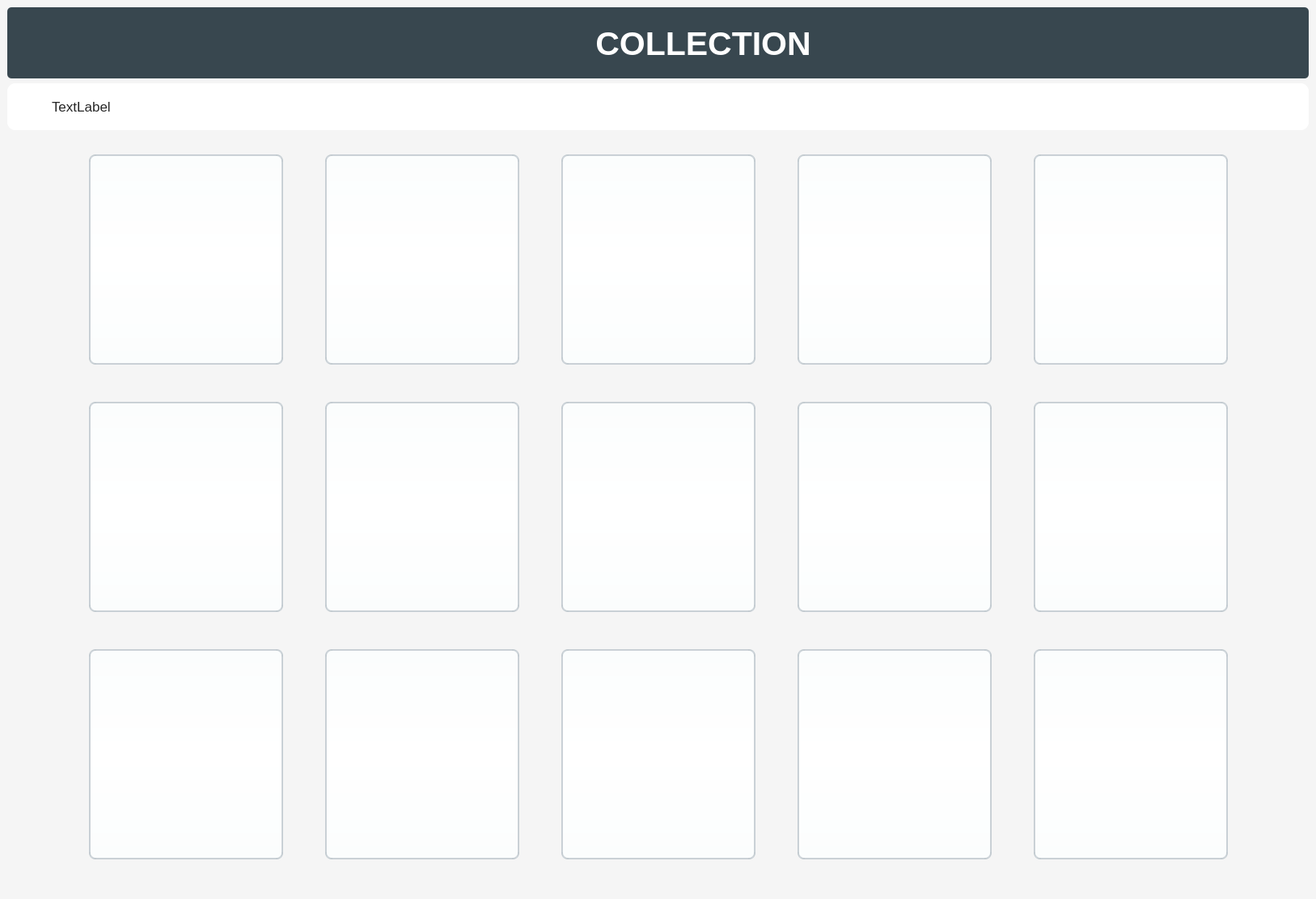
<?xml version="1.0" encoding="UTF-8"?>
<ui version="4.0">
 <class>MainWindow</class>
 <widget class="QMainWindow" name="MainWindow">
  <property name="geometry">
   <rect>
    <x>0</x>
    <y>0</y>
    <width>1627</width>
    <height>1112</height>
   </rect>
  </property>
  <property name="windowTitle">
   <string>MainWindow</string>
  </property>
  <property name="styleSheet">
   <string notr="true">
QMainWindow {
    background-color:#f5f5f5;
}
QPushButton, QToolButton, QCommandLinkButton{
    padding: 0 5px 0 5px;
    border-style: solid;
    border-top-color: qlineargradient(spread:pad, x1:0, y1:0, x2:0, y2:1, stop:0 #c1c9cf, stop:1 #d2d8dd);
    border-right-color: qlineargradient(spread:pad, x1:1, y1:0, x2:0, y2:0, stop:0 #c1c9cf, stop:1 #d2d8dd);
    border-bottom-color: qlineargradient(spread:pad, x1:0, y1:1, x2:0, y2:0, stop:0 #c1c9cf, stop:1 #d2d8dd);
    border-left-color: qlineargradient(spread:pad, x1:0, y1:0, x2:1, y2:0, stop:0 #c1c9cf, stop:1 #d2d8dd);
    border-width: 2px;
    border-radius: 8px;
    color: #616161;
    font-weight: bold;
    background-color: qlineargradient(spread:pad, x1:0.5, y1:0, x2:0.5, y2:1, stop:0 #fbfdfd, stop:0.5 #ffffff, stop:1 #fbfdfd);
}
QPushButton::default, QToolButton::default, QCommandLinkButton::default{
    border: 2px solid transparent;
    color: #FFFFFF;
    background-color: qlineargradient(spread:pad, x1:0.5, y1:0, x2:0.5, y2:1, stop:0 #84afe5, stop:1 #1168e4);
}
QPushButton:hover, QToolButton:hover, QCommandLinkButton:hover{
    color: #3d3d3d;
}
QPushButton:pressed, QToolButton:pressed, QCommandLinkButton:pressed{
    color: #aeaeae;
    background-color: qlineargradient(spread:pad, x1:0.5, y1:0, x2:0.5, y2:1, stop:0 #ffffff, stop:0.5 #fbfdfd, stop:1 #ffffff);
}
QPushButton:disabled, QToolButton:disabled, QCommandLinkButton:disabled{
    color: #616161;
    background-color: qlineargradient(spread:pad, x1:0.5, y1:0, x2:0.5, y2:1, stop:0 #dce7eb, stop:0.5 #e0e8eb, stop:1 #dee7ec);
}
QLineEdit, QTextEdit, QPlainTextEdit, QSpinBox, QDoubleSpinBox, QTimeEdit, QDateEdit, QDateTimeEdit {
    border-width: 2px;
    border-radius: 8px;
    border-style: solid;
    border-top-color: qlineargradient(spread:pad, x1:0.5, y1:1, x2:0.5, y2:0, stop:0 #c1c9cf, stop:1 #d2d8dd);
    border-right-color: qlineargradient(spread:pad, x1:0, y1:0, x2:1, y2:0, stop:0 #c1c9cf, stop:1 #d2d8dd);
    border-bottom-color: qlineargradient(spread:pad, x1:0.5, y1:0, x2:0.5, y2:1, stop:0 #c1c9cf, stop:1 #d2d8dd);
    border-left-color: qlineargradient(spread:pad, x1:1, y1:0, x2:0, y2:0, stop:0 #c1c9cf, stop:1 #d2d8dd);
    background-color: #f4f4f4;
    color: #3d3d3d;
}
QLineEdit:focus, QTextEdit:focus, QPlainTextEdit:focus, QSpinBox:focus, QDoubleSpinBox:focus, QTimeEdit:focus, QDateEdit:focus, QDateTimeEdit:focus {
    border-width: 2px;
    border-radius: 8px;
    border-style: solid;
    border-top-color: qlineargradient(spread:pad, x1:0.5, y1:1, x2:0.5, y2:0, stop:0 #85b7e3, stop:1 #9ec1db);
    border-right-color: qlineargradient(spread:pad, x1:0, y1:0, x2:1, y2:0, stop:0 #85b7e3, stop:1 #9ec1db);
    border-bottom-color: qlineargradient(spread:pad, x1:0.5, y1:0, x2:0.5, y2:1, stop:0 #85b7e3, stop:1 #9ec1db);
    border-left-color: qlineargradient(spread:pad, x1:1, y1:0, x2:0, y2:0, stop:0 #85b7e3, stop:1 #9ec1db);
    background-color: #f4f4f4;
    color: #3d3d3d;
}
QLineEdit:disabled, QTextEdit:disabled, QPlainTextEdit:disabled, QSpinBox:disabled, QDoubleSpinBox:disabled, QTimeEdit:disabled, QDateEdit:disabled, QDateTimeEdit:disabled {
    color: #b9b9b9;
}
QSpinBox::up-button, QDoubleSpinBox::up-button, QTimeEdit::up-button, QDateEdit::up-button, QDateTimeEdit::up-button {
    subcontrol-origin: padding;
    subcontrol-position: top right;
    width: 15px;
    color: #272727;
    border-left-width: 1px;
    border-left-color: darkgray;
    border-left-style: solid;
    border-top-right-radius: 3px;
    padding: 3px;
}
QSpinBox::down-button, QDoubleSpinBox::down-button, QTimeEdit::down-button, QDateEdit::down-button, QDateTimeEdit::down-button {
    subcontrol-origin: padding;
    subcontrol-position: bottom right;
    width: 15px;
    color: #272727;
    border-left-width: 1px;
    border-left-color: darkgray;
    border-left-style: solid;
    border-bottom-right-radius: 3px;
    padding: 3px;
}
QSpinBox::up-button:pressed, QDoubleSpinBox::up-button:pressed, QTimeEdit::up-button:pressed, QDateEdit::up-button:pressed, QDateTimeEdit::up-button:pressed {
    color: #aeaeae;
    background-color: qlineargradient(spread:pad, x1:0.5, y1:0, x2:0.5, y2:1, stop:0 #ffffff, stop:0.5 #fbfdfd, stop:1 #ffffff);
}
QSpinBox::down-button:pressed, QDoubleSpinBox::down-button:pressed, QTimeEdit::down-button:pressed, QDateEdit::down-button:pressed, QDateTimeEdit::down-button:pressed {
    color: #aeaeae;
    background-color: qlineargradient(spread:pad, x1:0.5, y1:0, x2:0.5, y2:1, stop:0 #ffffff, stop:0.5 #fbfdfd, stop:1 #ffffff);
}
QSpinBox::up-button:hover, QDoubleSpinBox::up-button:hover, QTimeEdit::up-button:hover, QDateEdit::up-button:hover, QDateTimeEdit::up-button:hover {
    color: #FFFFFF;
    border-top-right-radius: 5px;
    background-color: qlineargradient(spread:pad, x1:0.5, y1:0, x2:0.5, y2:1, stop:0 #84afe5, stop:1 #1168e4);
    
}
QSpinBox::down-button:hover, QDoubleSpinBox::down-button:hover, QTimeEdit::down-button:hover, QDateEdit::down-button:hover, QDateTimeEdit::down-button:hover {
    color: #FFFFFF;
    border-bottom-right-radius: 5px;
    background-color: qlineargradient(spread:pad, x1:0.5, y1:0, x2:0.5, y2:1, stop:0 #84afe5, stop:1 #1168e4);
}
QSpinBox::up-arrow, QDoubleSpinBox::up-arrow, QTimeEdit::up-arrow, QDateEdit::up-arrow, QDateTimeEdit::up-arrow {
    image: url(/usr/share/icons/Adwaita/16x16/actions/go-up-symbolic.symbolic.png);
}
QSpinBox::down-arrow, QDoubleSpinBox::down-arrow, QTimeEdit::down-arrow, QDateEdit::down-arrow, QDateTimeEdit::down-arrow {
    image: url(/usr/share/icons/Adwaita/16x16/actions/go-down-symbolic.symbolic.png);
}
QProgressBar {
    max-height: 8px;
    text-align: center;
    font: italic bold 11px;
    color: #3d3d3d;
    border: 1px solid transparent;
    border-radius:4px;
    background-color: qlineargradient(spread:pad, x1:0, y1:0, x2:0, y2:1, stop:0 #ddd5d5, stop:0.5 #dad3d3, stop:1 #ddd5d5);
}
QProgressBar::chunk {
    background-color: qlineargradient(spread:pad, x1:0, y1:0, x2:0, y2:1, stop:0 #467dd1, stop:0.5 #3b88fc, stop:1 #467dd1);
    border-radius: 4px;
}
QProgressBar:disabled {
    color: #616161;
}
QProgressBar::chunk:disabled {
    background-color: #aeaeae;
}
QSlider::groove {
    border: 1px solid #bbbbbb;
    background-color: #52595d;
    border-radius: 4px;
}
QSlider::groove:horizontal {
    height: 6px;
}
QSlider::groove:vertical {
    width: 6px;
}
QSlider::handle:horizontal {
    background: #ffffff;
    border-style: solid;
    border-width: 1px;
    border-color: rgb(207,207,207);
    width: 12px;
    margin: -5px 0;
    border-radius: 7px;
}
QSlider::handle:vertical {
    background: #ffffff;
    border-style: solid;
    border-width: 1px;
    border-color: rgb(207,207,207);
    height: 12px;
    margin: 0 -5px;
    border-radius: 7px;
}
QSlider::add-page, QSlider::sub-page {
    border: 1px transparent;
    background-color: #52595d;
    border-radius: 4px;
}
QSlider::add-page:horizontal {
    background: qlineargradient(spread:pad, x1:0, y1:0, x2:0, y2:1, stop:0 #ddd5d5, stop:0.5 #dad3d3, stop:1 #ddd5d5);
}
QSlider::sub-page:horizontal {
    background-color: qlineargradient(spread:pad, x1:0, y1:0, x2:1, y2:0, stop:0 #467dd1, stop:0.5 #3b88fc, stop:1 #467dd1);
}
QSlider::add-page:vertical {
    background-color: qlineargradient(spread:pad, x1:0, y1:0, x2:0, y2:1, stop:0 #467dd1, stop:0.5 #3b88fc, stop:1 #467dd1);
}
QSlider::sub-page:vertical {
    background: qlineargradient(spread:pad, x1:0, y1:0, x2:1, y2:0, stop:0 #ddd5d5, stop:0.5 #dad3d3, stop:1 #ddd5d5);
}
QSlider::add-page:horizontal:disabled, QSlider::sub-page:horizontal:disabled, QSlider::add-page:vertical:disabled, QSlider::sub-page:vertical:disabled {
    background: #b9b9b9;
}
QComboBox, QFontComboBox {
    border-width: 2px;
    border-radius: 8px;
    border-style: solid;
    border-top-color: qlineargradient(spread:pad, x1:0.5, y1:1, x2:0.5, y2:0, stop:0 #c1c9cf, stop:1 #d2d8dd);
    border-right-color: qlineargradient(spread:pad, x1:0, y1:0, x2:1, y2:0, stop:0 #c1c9cf, stop:1 #d2d8dd);
    border-bottom-color: qlineargradient(spread:pad, x1:0.5, y1:0, x2:0.5, y2:1, stop:0 #c1c9cf, stop:1 #d2d8dd);
    border-left-color: qlineargradient(spread:pad, x1:1, y1:0, x2:0, y2:0, stop:0 #c1c9cf, stop:1 #d2d8dd);
    background-color: #f4f4f4;
    color: #272727;
    padding-left: 5px;
}
QComboBox:editable, QComboBox:!editable, QComboBox::drop-down:editable, QComboBox:!editable:on, QComboBox::drop-down:editable:on {
    background: #ffff;
}
QComboBox::drop-down {
    subcontrol-origin: padding;
    subcontrol-position: top right;
    width: 15px;
    color: #272727;
    border-left-width: 1px;
    border-left-color: darkgray;
    border-left-style: solid;
    border-top-right-radius: 3px;
    border-bottom-right-radius: 3px;
}
QComboBox::down-arrow {
    image: url(/usr/share/icons/Adwaita/16x16/actions/go-down-symbolic.symbolic.png); /*Adawaita icon thene*/
}

QComboBox::down-arrow:on {
    top: 1px;
    left: 1px;
}
QComboBox QAbstractItemView {
    border: 1px solid darkgray;
    border-radius: 8px;
    selection-background-color: #dadada;
    selection-color: #272727;
    color: #272727;
    background: white;
}
QLabel, QCheckBox, QRadioButton {
    color: #272727;
}
QCheckBox {
    padding: 2px;
}
QCheckBox:disabled, QRadioButton:disabled {
    color: #808086;
    padding: 2px;
}

QCheckBox:hover {
    border-radius:4px;
    border-style:solid;
    padding-left: 1px;
    padding-right: 1px;
    padding-bottom: 1px;
    padding-top: 1px;
    border-width:1px;
    border-color: transparent;
}
QCheckBox::indicator:checked {
    image: url(/usr/share/icons/Adwaita/16x16/actions/object-select-symbolic.symbolic.png);
    height: 15px;
    width: 15px;
    border-style:solid;
    border-width: 1px;
    border-color: #48a5fd;
    color: #ffffff;
    border-radius: 3px;
    background-color: qlineargradient(spread:pad, x1:0, y1:0, x2:0, y2:1, stop:0 #48a5fd, stop:0.5 #329cfb, stop:1 #48a5fd);
}
QCheckBox::indicator:unchecked {
    
    height: 15px;
    width: 15px;
    border-style:solid;
    border-width: 1px;
    border-color: #48a5fd;
    border-radius: 3px;
    background-color: #fbfdfa;
}
QLCDNumber {
    color: #616161;;
}
QMenuBar {
    background-color: #ececec;
}
QMenuBar::item {
    color: #616161;
    spacing: 3px;
    padding: 1px 4px;
    background-color: #ececec;
}

QMenuBar::item:selected {
    background-color: #dadada;
    color: #3d3d3d;
}
QMenu {
    background-color: #ececec;
}
QMenu::item:selected {
    background-color: #dadada;
    color: #3d3d3d;
}
QMenu::item {
    color: #616161;;
    background-color: #e0e0e0;
}
QTabWidget {
    color:rgb(0,0,0);
    background-color:#000000;
}
QTabWidget::pane {
    border-color: #050a0e;
    background-color: #e0e0e0;
    border-width: 1px;
    border-radius: 4px;
    position: absolute;
    top: -0.5em;
    padding-top: 0.5em;
}

QTabWidget::tab-bar {
    alignment: center;
}

QTabBar::tab {
    border-bottom: 1px solid #c0c0c0;
    padding: 3px;
    color: #272727;
    background-color: #fefefc;
    margin-left:0px;
}
QTabBar::tab:!last {
    border-right: 1px solid;
    border-right-color: #c0c0c0;
    border-bottom-color: #c0c0c0;
}
QTabBar::tab:first {
    border-top-left-radius: 4px;
    border-bottom-left-radius: 4px;
}
QTabBar::tab:last {
    border-top-right-radius: 4px;
    border-bottom-right-radius: 4px;
}
QTabBar::tab:selected, QTabBar::tab:last:selected, QTabBar::tab:hover {
    color: #FFFFFF;
    background-color: qlineargradient(spread:pad, x1:0.5, y1:0, x2:0.5, y2:1, stop:0 #84afe5, stop:1 #1168e4);
}
QRadioButton::indicator {
    height: 14px;
    width: 14px;
    border-style:solid;
    border-radius:7px;
    border-width: 1px;
}
QRadioButton::indicator:checked {
    border-color: #48a5fd;
    background-color: qradialgradient(cx:0.5, cy:0.5, radius:0.4,fx:0.5, fy:0.5, stop:0 #ffffff, stop:0.5 #ffffff, stop:0.6 #48a5fd, stop:1 #48a5fd);
}
QRadioButton::indicator:!checked {
    border-color: #a9b7c6;
    background-color: #fbfdfa;
}
QStatusBar {
    color:#027f7f;
}

QDial {
    background: #16a085;
}

QToolBox {
    color: #a9b7c6;
    background-color: #222b2e;
}
QToolBox::tab {
    color: #a9b7c6;
    background-color:#222b2e;
}
QToolBox::tab:selected {
    color: #FFFFFF;
    background-color:#222b2e;
}
QScrollArea {
    color: #FFFFFF;
    background-color:#222b2e;
}

QScrollBar:horizontal {
	max-height: 10px;
	border: 1px transparent grey;
	margin: 0px 20px 0px 20px;
	background: transparent;
}
QScrollBar:vertical {
	max-width: 10px;
	border: 1px transparent grey;
	margin: 20px 0px 20px 0px;
	background: transparent;
}
QScrollBar::handle:vertical, QScrollBar::handle:horizontal {
	background: #52595d;
	border-style: transparent;
	border-radius: 4px;
	min-height: 25px;
}
QScrollBar::handle:horizontal:hover, QScrollBar::handle:vertical:hover {
	background: qlineargradient(spread:pad, x1:0, y1:0, x2:1, y2:0, stop:0 #467dd1, stop:0.5 #3b88fc, stop:1 #467dd1);
}
QScrollBar::add-line, QScrollBar::sub-line {
    border: 2px transparent grey;
    border-radius: 4px;
    subcontrol-origin: margin;
    background: #b9b9b9;
}
QScrollBar::add-line:horizontal {
    width: 20px;
    subcontrol-position: right;
}
QScrollBar::add-line:vertical {
    height: 20px;
    subcontrol-position: bottom;
}
QScrollBar::sub-line:horizontal {
    width: 20px;
    subcontrol-position: left;
}
QScrollBar::sub-line:vertical {
    height: 20px;
    subcontrol-position: top;
}
QScrollBar::add-line:vertical:pressed, QScrollBar::add-line:horizontal:pressed, QScrollBar::sub-line:horizontal:pressed, QScrollBar::sub-line:vertical:pressed {
    background: qlineargradient(spread:pad, x1:0, y1:0, x2:1, y2:0, stop:0 #467dd1, stop:0.5 #3b88fc, stop:1 #467dd1);
}
QScrollBar::add-page:horizontal, QScrollBar::sub-page:horizontal, QScrollBar::add-page:vertical, QScrollBar::sub-page:vertical {
    background: none;
}
QScrollBar::up-arrow:vertical {
    image: url(/usr/share/icons/Adwaita/16x16/actions/go-up-symbolic.symbolic.png);
}
QScrollBar::down-arrow:vertical {
    image: url(/usr/share/icons/Adwaita/16x16/actions/go-down-symbolic.symbolic.png);
}
QScrollBar::left-arrow:horizontal {
    image: url(/usr/share/icons/Adwaita/16x16/actions/go-previous-symbolic.symbolic.png);
}
QScrollBar::right-arrow:horizontal {
    image: url(/usr/share/icons/Adwaita/16x16/actions/go-next-symbolic.symbolic.png);
}</string>
  </property>
  <widget class="QWidget" name="centralwidget">
   <layout class="QGridLayout" name="gridLayout_2">
    <item row="3" column="1">
     <widget class="QPushButton" name="pushButton_1">
      <property name="minimumSize">
       <size>
        <width>240</width>
        <height>260</height>
       </size>
      </property>
      <property name="styleSheet">
       <string notr="true"/>
      </property>
      <property name="text">
       <string/>
      </property>
     </widget>
    </item>
    <item row="5" column="1">
     <widget class="QPushButton" name="pushButton_6">
      <property name="minimumSize">
       <size>
        <width>240</width>
        <height>260</height>
       </size>
      </property>
      <property name="styleSheet">
       <string notr="true"/>
      </property>
      <property name="text">
       <string/>
      </property>
     </widget>
    </item>
    <item row="3" column="9">
     <widget class="QPushButton" name="pushButton_5">
      <property name="minimumSize">
       <size>
        <width>240</width>
        <height>260</height>
       </size>
      </property>
      <property name="styleSheet">
       <string notr="true"/>
      </property>
      <property name="text">
       <string/>
      </property>
     </widget>
    </item>
    <item row="3" column="7">
     <widget class="QPushButton" name="pushButton_4">
      <property name="minimumSize">
       <size>
        <width>240</width>
        <height>260</height>
       </size>
      </property>
      <property name="text">
       <string/>
      </property>
     </widget>
    </item>
    <item row="3" column="2">
     <spacer name="horizontalSpacer_3">
      <property name="orientation">
       <enum>Qt::Horizontal</enum>
      </property>
      <property name="sizeType">
       <enum>QSizePolicy::Fixed</enum>
      </property>
      <property name="sizeHint" stdset="0">
       <size>
        <width>40</width>
        <height>20</height>
       </size>
      </property>
     </spacer>
    </item>
    <item row="4" column="1">
     <spacer name="verticalSpacer_3">
      <property name="orientation">
       <enum>Qt::Vertical</enum>
      </property>
      <property name="sizeType">
       <enum>QSizePolicy::Fixed</enum>
      </property>
      <property name="sizeHint" stdset="0">
       <size>
        <width>20</width>
        <height>40</height>
       </size>
      </property>
     </spacer>
    </item>
    <item row="2" column="3">
     <spacer name="verticalSpacer">
      <property name="orientation">
       <enum>Qt::Vertical</enum>
      </property>
      <property name="sizeHint" stdset="0">
       <size>
        <width>20</width>
        <height>40</height>
       </size>
      </property>
     </spacer>
    </item>
    <item row="5" column="9">
     <widget class="QPushButton" name="pushButton_10">
      <property name="minimumSize">
       <size>
        <width>240</width>
        <height>260</height>
       </size>
      </property>
      <property name="styleSheet">
       <string notr="true"/>
      </property>
      <property name="text">
       <string/>
      </property>
     </widget>
    </item>
    <item row="3" column="8">
     <spacer name="horizontalSpacer_6">
      <property name="orientation">
       <enum>Qt::Horizontal</enum>
      </property>
      <property name="sizeType">
       <enum>QSizePolicy::Fixed</enum>
      </property>
      <property name="sizeHint" stdset="0">
       <size>
        <width>40</width>
        <height>20</height>
       </size>
      </property>
     </spacer>
    </item>
    <item row="5" column="5">
     <widget class="QPushButton" name="pushButton_8">
      <property name="minimumSize">
       <size>
        <width>240</width>
        <height>260</height>
       </size>
      </property>
      <property name="text">
       <string/>
      </property>
     </widget>
    </item>
    <item row="3" column="3">
     <widget class="QPushButton" name="pushButton_2">
      <property name="minimumSize">
       <size>
        <width>240</width>
        <height>260</height>
       </size>
      </property>
      <property name="text">
       <string/>
      </property>
     </widget>
    </item>
    <item row="0" column="0" colspan="11">
     <widget class="QFrame" name="frame_2">
      <property name="styleSheet">
       <string notr="true">background-color: #38474f;
border-radius:5% 5%;</string>
      </property>
      <property name="frameShape">
       <enum>QFrame::StyledPanel</enum>
      </property>
      <property name="frameShadow">
       <enum>QFrame::Raised</enum>
      </property>
      <layout class="QGridLayout" name="gridLayout_3">
       <item row="0" column="2">
        <widget class="QLabel" name="collection_name_lbl">
         <property name="font">
          <font>
           <family>Ubuntu</family>
           <pointsize>31</pointsize>
           <weight>75</weight>
           <bold>true</bold>
           <strikeout>false</strikeout>
          </font>
         </property>
         <property name="styleSheet">
          <string notr="true">color: rgb(255, 255, 255);</string>
         </property>
         <property name="text">
          <string>COLLECTION</string>
         </property>
         <property name="alignment">
          <set>Qt::AlignCenter</set>
         </property>
        </widget>
       </item>
       <item row="0" column="0">
        <widget class="QPushButton" name="back_btn">
         <property name="minimumSize">
          <size>
           <width>30</width>
           <height>0</height>
          </size>
         </property>
         <property name="maximumSize">
          <size>
           <width>30</width>
           <height>16777215</height>
          </size>
         </property>
         <property name="font">
          <font>
           <pointsize>16</pointsize>
           <weight>75</weight>
           <bold>true</bold>
          </font>
         </property>
         <property name="cursor">
          <cursorShape>PointingHandCursor</cursorShape>
         </property>
         <property name="styleSheet">
          <string notr="true">background-color: rgb(255, 255, 255,0);

border-color: rgb(255, 255, 255,0);</string>
         </property>
         <property name="text">
          <string/>
         </property>
         <property name="icon">
          <iconset resource="icons.qrc">
           <normaloff>:/icons/icons/icons8-back-50.png</normaloff>:/icons/icons/icons8-back-50.png</iconset>
         </property>
         <property name="iconSize">
          <size>
           <width>40</width>
           <height>40</height>
          </size>
         </property>
        </widget>
       </item>
       <item row="0" column="1">
        <widget class="QPushButton" name="pushButton_16">
         <property name="minimumSize">
          <size>
           <width>70</width>
           <height>70</height>
          </size>
         </property>
         <property name="maximumSize">
          <size>
           <width>70</width>
           <height>70</height>
          </size>
         </property>
         <property name="styleSheet">
          <string notr="true">background-color: rgb(255, 255, 255,0);

border-color: rgb(255, 255, 255,0);</string>
         </property>
         <property name="text">
          <string/>
         </property>
         <property name="icon">
          <iconset resource="icons.qrc">
           <normaloff>:/icons/icons/7069717.png</normaloff>:/icons/icons/7069717.png</iconset>
         </property>
         <property name="iconSize">
          <size>
           <width>70</width>
           <height>70</height>
          </size>
         </property>
        </widget>
       </item>
      </layout>
     </widget>
    </item>
    <item row="7" column="7">
     <widget class="QPushButton" name="pushButton_14">
      <property name="minimumSize">
       <size>
        <width>240</width>
        <height>260</height>
       </size>
      </property>
      <property name="text">
       <string/>
      </property>
     </widget>
    </item>
    <item row="3" column="6">
     <spacer name="horizontalSpacer_5">
      <property name="orientation">
       <enum>Qt::Horizontal</enum>
      </property>
      <property name="sizeType">
       <enum>QSizePolicy::Fixed</enum>
      </property>
      <property name="sizeHint" stdset="0">
       <size>
        <width>40</width>
        <height>20</height>
       </size>
      </property>
     </spacer>
    </item>
    <item row="3" column="10">
     <spacer name="horizontalSpacer_2">
      <property name="orientation">
       <enum>Qt::Horizontal</enum>
      </property>
      <property name="sizeHint" stdset="0">
       <size>
        <width>40</width>
        <height>20</height>
       </size>
      </property>
     </spacer>
    </item>
    <item row="6" column="1">
     <spacer name="verticalSpacer_4">
      <property name="orientation">
       <enum>Qt::Vertical</enum>
      </property>
      <property name="sizeType">
       <enum>QSizePolicy::Fixed</enum>
      </property>
      <property name="sizeHint" stdset="0">
       <size>
        <width>20</width>
        <height>40</height>
       </size>
      </property>
     </spacer>
    </item>
    <item row="8" column="3">
     <spacer name="verticalSpacer_2">
      <property name="orientation">
       <enum>Qt::Vertical</enum>
      </property>
      <property name="sizeType">
       <enum>QSizePolicy::Fixed</enum>
      </property>
      <property name="sizeHint" stdset="0">
       <size>
        <width>20</width>
        <height>40</height>
       </size>
      </property>
     </spacer>
    </item>
    <item row="1" column="0" colspan="11">
     <widget class="QFrame" name="frame">
      <property name="styleSheet">
       <string notr="true">background-color: rgb(255, 255, 255);
border-radius:10% 10%</string>
      </property>
      <property name="frameShape">
       <enum>QFrame::StyledPanel</enum>
      </property>
      <property name="frameShadow">
       <enum>QFrame::Raised</enum>
      </property>
      <layout class="QGridLayout" name="gridLayout">
       <item row="1" column="2">
        <widget class="QPushButton" name="delete_btn">
         <property name="minimumSize">
          <size>
           <width>40</width>
           <height>40</height>
          </size>
         </property>
         <property name="maximumSize">
          <size>
           <width>40</width>
           <height>40</height>
          </size>
         </property>
         <property name="styleSheet">
          <string notr="true">*{border-color: rgb(255, 255, 255);
border-radius:20% 20%;}

QPushButton:hover{
	background-color: rgb(255, 0, 0,.3);

}</string>
         </property>
         <property name="text">
          <string/>
         </property>
         <property name="icon">
          <iconset resource="icons.qrc">
           <normaloff>:/icons/icons/icons8-delete-48.png</normaloff>:/icons/icons/icons8-delete-48.png</iconset>
         </property>
         <property name="iconSize">
          <size>
           <width>30</width>
           <height>30</height>
          </size>
         </property>
        </widget>
       </item>
       <item row="1" column="0">
        <widget class="QPushButton" name="play_btn">
         <property name="minimumSize">
          <size>
           <width>40</width>
           <height>40</height>
          </size>
         </property>
         <property name="maximumSize">
          <size>
           <width>40</width>
           <height>40</height>
          </size>
         </property>
         <property name="styleSheet">
          <string notr="true">*{border-color: rgb(255, 255, 255);
border-radius:20% 20%;}

QPushButton:hover{


	background-color: rgb(170, 255, 255);
}
</string>
         </property>
         <property name="text">
          <string/>
         </property>
         <property name="icon">
          <iconset resource="icons.qrc">
           <normaloff>:/icons/icons/icons8-play-48.png</normaloff>:/icons/icons/icons8-play-48.png</iconset>
         </property>
         <property name="iconSize">
          <size>
           <width>30</width>
           <height>30</height>
          </size>
         </property>
        </widget>
       </item>
       <item row="1" column="1">
        <widget class="QLabel" name="text_to_talk_lbl">
         <property name="font">
          <font>
           <family>Ubuntu</family>
           <pointsize>13</pointsize>
          </font>
         </property>
         <property name="styleSheet">
          <string notr="true">background-color: rgb(255, 255, 255,0);</string>
         </property>
         <property name="text">
          <string>TextLabel</string>
         </property>
        </widget>
       </item>
      </layout>
     </widget>
    </item>
    <item row="3" column="4">
     <spacer name="horizontalSpacer_4">
      <property name="orientation">
       <enum>Qt::Horizontal</enum>
      </property>
      <property name="sizeType">
       <enum>QSizePolicy::Fixed</enum>
      </property>
      <property name="sizeHint" stdset="0">
       <size>
        <width>40</width>
        <height>20</height>
       </size>
      </property>
     </spacer>
    </item>
    <item row="7" column="3">
     <widget class="QPushButton" name="pushButton_12">
      <property name="minimumSize">
       <size>
        <width>240</width>
        <height>260</height>
       </size>
      </property>
      <property name="text">
       <string/>
      </property>
     </widget>
    </item>
    <item row="7" column="9">
     <widget class="QPushButton" name="pushButton_15">
      <property name="minimumSize">
       <size>
        <width>240</width>
        <height>260</height>
       </size>
      </property>
      <property name="styleSheet">
       <string notr="true"/>
      </property>
      <property name="text">
       <string/>
      </property>
     </widget>
    </item>
    <item row="7" column="1">
     <widget class="QPushButton" name="pushButton_11">
      <property name="minimumSize">
       <size>
        <width>240</width>
        <height>260</height>
       </size>
      </property>
      <property name="styleSheet">
       <string notr="true"/>
      </property>
      <property name="text">
       <string/>
      </property>
     </widget>
    </item>
    <item row="5" column="7">
     <widget class="QPushButton" name="pushButton_9">
      <property name="minimumSize">
       <size>
        <width>240</width>
        <height>260</height>
       </size>
      </property>
      <property name="text">
       <string/>
      </property>
     </widget>
    </item>
    <item row="7" column="5">
     <widget class="QPushButton" name="pushButton_13">
      <property name="minimumSize">
       <size>
        <width>240</width>
        <height>260</height>
       </size>
      </property>
      <property name="text">
       <string/>
      </property>
     </widget>
    </item>
    <item row="5" column="3">
     <widget class="QPushButton" name="pushButton_7">
      <property name="minimumSize">
       <size>
        <width>240</width>
        <height>260</height>
       </size>
      </property>
      <property name="text">
       <string/>
      </property>
     </widget>
    </item>
    <item row="3" column="5">
     <widget class="QPushButton" name="pushButton_3">
      <property name="minimumSize">
       <size>
        <width>240</width>
        <height>260</height>
       </size>
      </property>
      <property name="text">
       <string/>
      </property>
     </widget>
    </item>
    <item row="3" column="0">
     <spacer name="horizontalSpacer">
      <property name="orientation">
       <enum>Qt::Horizontal</enum>
      </property>
      <property name="sizeHint" stdset="0">
       <size>
        <width>40</width>
        <height>20</height>
       </size>
      </property>
     </spacer>
    </item>
   </layout>
  </widget>
 </widget>
 <resources>
  <include location="icons.qrc"/>
 </resources>
 <connections/>
</ui>
